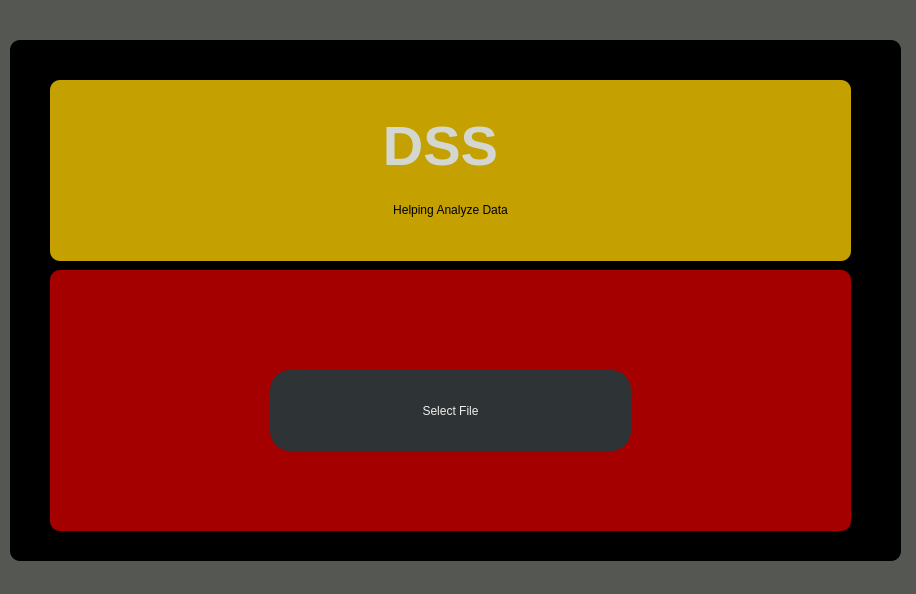
<?xml version="1.0" encoding="UTF-8"?>
<ui version="4.0">
 <class>MainWindow</class>
 <widget class="QMainWindow" name="MainWindow">
  <property name="geometry">
   <rect>
    <x>0</x>
    <y>0</y>
    <width>916</width>
    <height>594</height>
   </rect>
  </property>
  <property name="windowTitle">
   <string>MainWindow</string>
  </property>
  <property name="styleSheet">
   <string notr="true">background-color: rgb(85, 87, 83);</string>
  </property>
  <widget class="QWidget" name="centralwidget">
   <widget class="QGroupBox" name="groupBox_4">
    <property name="geometry">
     <rect>
      <x>20</x>
      <y>80</y>
      <width>881</width>
      <height>471</height>
     </rect>
    </property>
    <property name="styleSheet">
     <string notr="true">background-color: rgb(0, 0, 0);</string>
    </property>
    <property name="title">
     <string/>
    </property>
    <widget class="QTableWidget" name="data_table">
     <property name="geometry">
      <rect>
       <x>0</x>
       <y>0</y>
       <width>511</width>
       <height>461</height>
      </rect>
     </property>
     <property name="cursor" stdset="0">
      <cursorShape>OpenHandCursor</cursorShape>
     </property>
     <property name="styleSheet">
      <string notr="true">background-color: rgb(46, 52, 54);
color: rgb(186, 189, 182);</string>
     </property>
     <property name="frameShape">
      <enum>QFrame::StyledPanel</enum>
     </property>
     <property name="columnCount">
      <number>5</number>
     </property>
     <column>
      <property name="text">
       <string>Year</string>
      </property>
     </column>
     <column>
      <property name="text">
       <string notr="true">Agriculture</string>
      </property>
     </column>
     <column>
      <property name="text">
       <string>Industrial</string>
      </property>
     </column>
     <column>
      <property name="text">
       <string>Services</string>
      </property>
     </column>
     <column>
      <property name="text">
       <string>Domestic</string>
      </property>
     </column>
    </widget>
    <widget class="QPushButton" name="barchart">
     <property name="geometry">
      <rect>
       <x>570</x>
       <y>20</y>
       <width>89</width>
       <height>41</height>
      </rect>
     </property>
     <property name="styleSheet">
      <string notr="true">background-color: rgb(136, 138, 133);</string>
     </property>
     <property name="text">
      <string>Bar Chart</string>
     </property>
    </widget>
    <widget class="QPushButton" name="histogram">
     <property name="geometry">
      <rect>
       <x>690</x>
       <y>20</y>
       <width>89</width>
       <height>41</height>
      </rect>
     </property>
     <property name="styleSheet">
      <string notr="true">background-color: rgb(136, 138, 133);</string>
     </property>
     <property name="text">
      <string>Histogram</string>
     </property>
    </widget>
    <widget class="QPushButton" name="piechar">
     <property name="geometry">
      <rect>
       <x>570</x>
       <y>80</y>
       <width>89</width>
       <height>41</height>
      </rect>
     </property>
     <property name="styleSheet">
      <string notr="true">background-color: rgb(136, 138, 133);</string>
     </property>
     <property name="text">
      <string>PushButton</string>
     </property>
    </widget>
    <widget class="QPushButton" name="pushButton_4">
     <property name="geometry">
      <rect>
       <x>690</x>
       <y>80</y>
       <width>89</width>
       <height>41</height>
      </rect>
     </property>
     <property name="styleSheet">
      <string notr="true">background-color: rgb(136, 138, 133);</string>
     </property>
     <property name="text">
      <string>PushButton</string>
     </property>
    </widget>
   </widget>
   <widget class="QGroupBox" name="groupBox_3">
    <property name="geometry">
     <rect>
      <x>10</x>
      <y>40</y>
      <width>891</width>
      <height>521</height>
     </rect>
    </property>
    <property name="styleSheet">
     <string notr="true">background-color: rgb(0, 0, 0);
border-radius:10px;</string>
    </property>
    <property name="title">
     <string/>
    </property>
    <widget class="QGroupBox" name="groupBox">
     <property name="enabled">
      <bool>true</bool>
     </property>
     <property name="geometry">
      <rect>
       <x>40</x>
       <y>40</y>
       <width>801</width>
       <height>181</height>
      </rect>
     </property>
     <property name="font">
      <font>
       <pointsize>5</pointsize>
      </font>
     </property>
     <property name="styleSheet">
      <string notr="true">background-color: rgb(196, 160, 0);</string>
     </property>
     <property name="title">
      <string/>
     </property>
     <property name="alignment">
      <set>Qt::AlignCenter</set>
     </property>
     <widget class="QLabel" name="label">
      <property name="geometry">
       <rect>
        <x>320</x>
        <y>20</y>
        <width>141</width>
        <height>91</height>
       </rect>
      </property>
      <property name="font">
       <font>
        <pointsize>42</pointsize>
        <weight>75</weight>
        <bold>true</bold>
       </font>
      </property>
      <property name="styleSheet">
       <string notr="true">color: rgb(211, 215, 207);
background-color: rgb(196, 160, 0);</string>
      </property>
      <property name="text">
       <string>DSS</string>
      </property>
      <property name="textFormat">
       <enum>Qt::PlainText</enum>
      </property>
      <property name="alignment">
       <set>Qt::AlignCenter</set>
      </property>
     </widget>
     <widget class="QLabel" name="label_2">
      <property name="geometry">
       <rect>
        <x>280</x>
        <y>120</y>
        <width>241</width>
        <height>20</height>
       </rect>
      </property>
      <property name="text">
       <string>Helping Analyze Data</string>
      </property>
      <property name="alignment">
       <set>Qt::AlignCenter</set>
      </property>
     </widget>
    </widget>
    <widget class="QGroupBox" name="groupBox_2">
     <property name="geometry">
      <rect>
       <x>40</x>
       <y>230</y>
       <width>801</width>
       <height>261</height>
      </rect>
     </property>
     <property name="styleSheet">
      <string notr="true">background-color: rgb(164, 0, 0);</string>
     </property>
     <property name="title">
      <string/>
     </property>
     <widget class="QPushButton" name="SelectFile">
      <property name="geometry">
       <rect>
        <x>220</x>
        <y>100</y>
        <width>361</width>
        <height>81</height>
       </rect>
      </property>
      <property name="styleSheet">
       <string notr="true">color: rgb(238, 238, 236);
background-color: rgb(46, 52, 54);
border-radius:20px;</string>
      </property>
      <property name="text">
       <string>Select File</string>
      </property>
     </widget>
    </widget>
    <zorder>groupBox_2</zorder>
    <zorder>groupBox</zorder>
   </widget>
  </widget>
  <widget class="QStatusBar" name="statusbar"/>
 </widget>
 <resources/>
 <connections/>
</ui>
